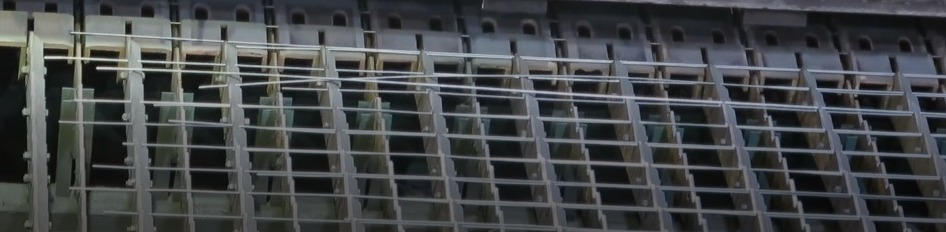
#> input picture clases_practicas/practica_8/vigas_crop.jpeg, 946 x 232 px
$ jupyter execute 02_aplicacion.ipynb
#> lines starting #> are read from the running program, lines starting #| are printed output that depends on the picture; after the words box and inside, x2 and y2 are one past the last pixel; in counts of white or black regions, pixels touching at a corner belong together
[cell 1]
import cv2
import numpy as np
import supervision as sv

[cell 2]
INPUT_IMAGE_PATH = 'vigas_crop.jpeg'

input_image_bgr = cv2.imread(INPUT_IMAGE_PATH)
#> input_image_bgr is the input picture: shape (232, 946, 3); mean B, G, R 72.2, 70.1, 67.3
sv.plot_image(input_image_bgr)
#> (this line was passed over: supervision is not available in this run)

Objetivo: Segmentar las vigas del laminador

[cell 3]
input_image_gray = cv2.cvtColor(input_image_bgr,cv2.COLOR_BGR2GRAY)
sv.plot_image(input_image_gray)
#> (this line was passed over: supervision is not available in this run)

Binarizamos para ver si obtenemos algo usable:

[cell 4]
_, img_binary = cv2.threshold(input_image_gray, 0, 255, cv2.THRESH_BINARY+cv2.THRESH_OTSU)
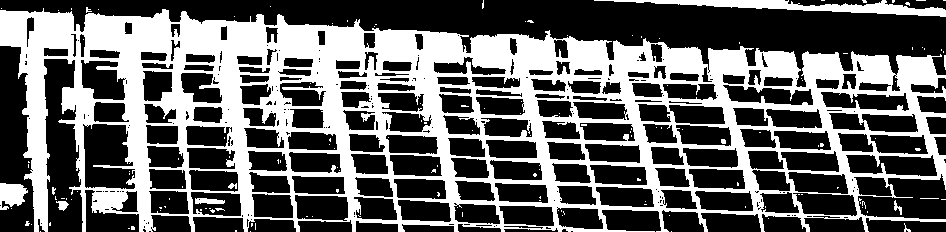
#> img_binary: shape (232, 946); 39.1% white; 147 white regions (136 under 20 px), largest, box (x1, y1, x2, y2) and area: (0, 8, 946, 232) 82212, (594, 0, 946, 17) 2234, (0, 183, 28, 210) 533
sv.plot_image(img_binary)
#> (this line was passed over: supervision is not available in this run)

Probamos filtrar para obtener los pixeles de interes

[cell 5]
kernel_x = np.array([[1,1,1],[0,0,0],[-1,-1,-1]])
# sobel o prewit es indistinto mientras sea en la direccion correcta

enhanced_img = cv2.filter2D(input_image_gray, -1, kernel_x)
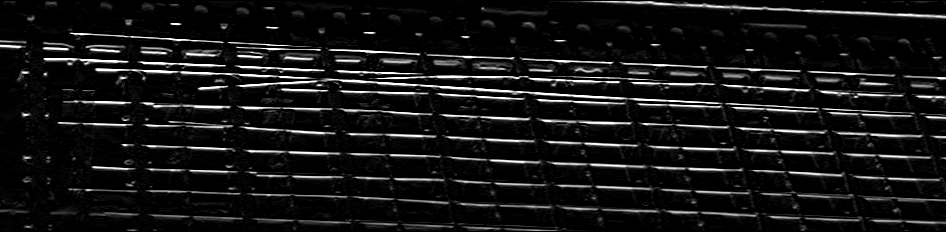
#> enhanced_img: shape (232, 946); min 0, max 255, mean 21.4
sv.plot_image(enhanced_img)
#> (this line was passed over: supervision is not available in this run)

Hasta aca seguimos con una imagen en escala de grises pero con los bordes en X
"resaltados". Previo a la extraccion de esos bordes debemos mitigar el ruido.
Luego podemos binarizar y realizar la extraccion.

[cell 6]
filtered_img = cv2.GaussianBlur(enhanced_img, (5, 5), 0)
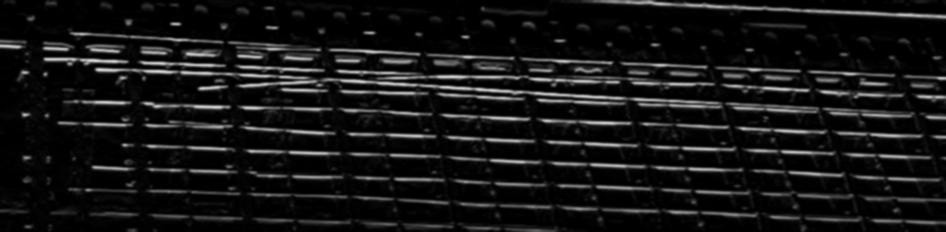
#> filtered_img: shape (232, 946); min 0, max 216, mean 21.4
_, binarized = cv2.threshold(filtered_img, 0, 255, cv2.THRESH_BINARY+cv2.THRESH_OTSU)
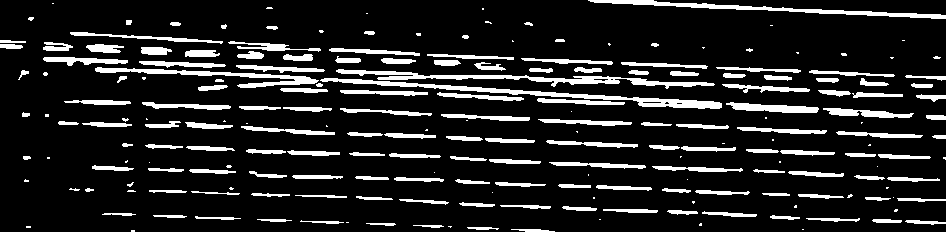
#> binarized: shape (232, 946); 13.7% white; 216 white regions (66 under 20 px), largest, box (x1, y1, x2, y2) and area: (320, 78, 722, 109) 1929, (336, 69, 715, 89) 1772, (588, 0, 946, 19) 1419
sv.plot_image(binarized)
#> (this line was passed over: supervision is not available in this run)

Aplicamos procesamiento morfologico para extraer las vigas

[cell 7]
ELEM_LEN_PX = 5
struct_elem = cv2.getStructuringElement(cv2.MORPH_RECT, (ELEM_LEN_PX, 1))
print(struct_elem)

img_open = cv2.morphologyEx(binarized, cv2.MORPH_CLOSE, struct_elem, iterations = 8)
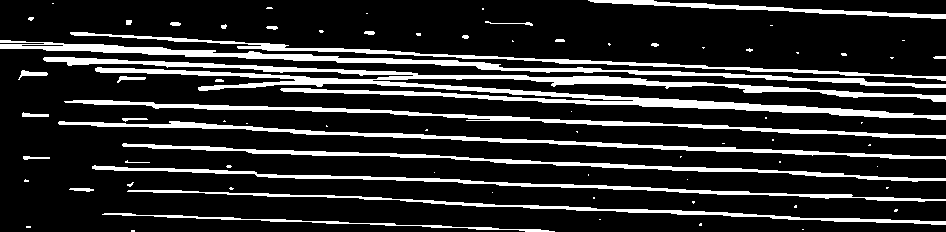
#> img_open: shape (232, 946); 16.7% white; 76 white regions (48 under 20 px), largest, box (x1, y1, x2, y2) and area: (43, 57, 946, 120) 10734, (0, 40, 946, 88) 4677, (58, 121, 946, 160) 3413
img_closed = cv2.morphologyEx(img_open, cv2.MORPH_OPEN, struct_elem, iterations = 4)
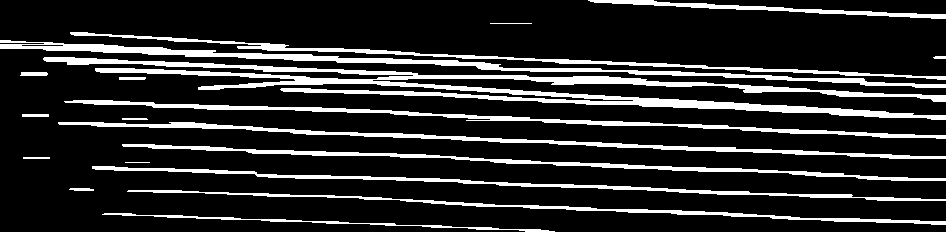
#> img_closed: shape (232, 946); 16.4% white; 19 white regions
sv.plot_images_grid(
    [img_open, img_closed], titles=["opened", "closed"], grid_size=(2, 1))
#> (this line was passed over: supervision is not available in this run)

[cell 8]
contours, _ = cv2.findContours(img_closed, cv2.RETR_EXTERNAL, cv2.CHAIN_APPROX_TC89_L1)
#> contours = 19 contours, 6 with area under 20; largest, box (x1, y1, x2, y2) and area: (44, 57, 946, 120) 8622, (0, 40, 946, 88) 3726, (58, 122, 946, 159) 2582, (64, 100, 946, 139) 2479, (122, 144, 946, 181) 2112

img2show = input_image_bgr.copy()

cv2.drawContours(img2show, contours, -1, (0,0,255), 	lineType = cv2.LINE_AA)
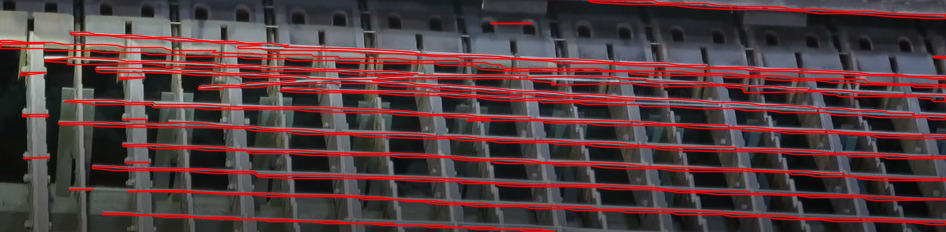
#> img2show: shape (232, 946, 3); mean B, G, R 61.3, 59.5, 85.8
sv.plot_image(img2show)
#> (this line was passed over: supervision is not available in this run)

$ run again, with clases_practicas/practica_8/engranaje.jpg copied over clases_practicas/practica_8/vigas_crop.jpeg
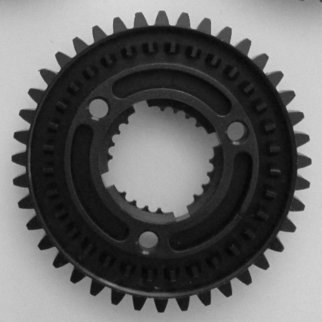
#> input picture clases_practicas/practica_8/engranaje.jpg, 322 x 322 px
#> input_image_bgr is the input picture: shape (322, 322, 3); min 4, max 224, mean 102.1
#> `_, img_binary = cv2.threshold(input_image_gray, 0, 255, cv2.THRESH_BIN..`:
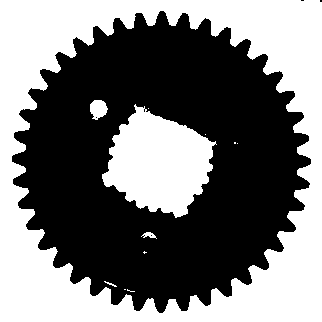
#> img_binary: shape (322, 322); 45.9% white; 12 white regions (7 under 20 px), largest, box (x1, y1, x2, y2) and area: (0, 0, 322, 322) 39146, (102, 104, 217, 218) 8130, (90, 100, 108, 120) 262, (141, 232, 157, 239) 56, (104, 281, 117, 287) 23
#> binarized: shape (322, 322); 3.9% white; 57 white regions (18 under 20 px), largest, box (x1, y1, x2, y2) and area: (91, 10, 270, 63) 1177, (97, 280, 168, 299) 212, (136, 204, 174, 215) 171
#> img_open: shape (322, 322); 6% white; 48 white regions (13 under 20 px), largest, box (x1, y1, x2, y2) and area: (72, 9, 270, 63) 2757, (133, 201, 194, 225) 550, (97, 280, 168, 299) 212
#> img_closed: shape (322, 322); 4.3% white; 24 white regions
#> contours = 24 contours, 5 with area under 20; largest, box (x1, y1, x2, y2) and area: (92, 10, 232, 34) 1861, (136, 206, 190, 215) 178, (211, 37, 252, 44) 178, (137, 220, 186, 224) 110, (0, 151, 27, 157) 110
#> `cv2.drawContours(img2show, contours, -1, (0,0,255), 	lineType = cv2.LI..`:
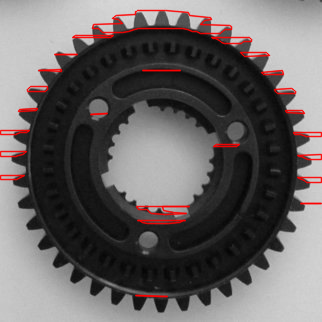
#> img2show: shape (322, 322, 3); 4.23% of pixels changed, all inside (x1, y1, x2, y2) = (0, 9, 322, 298)
